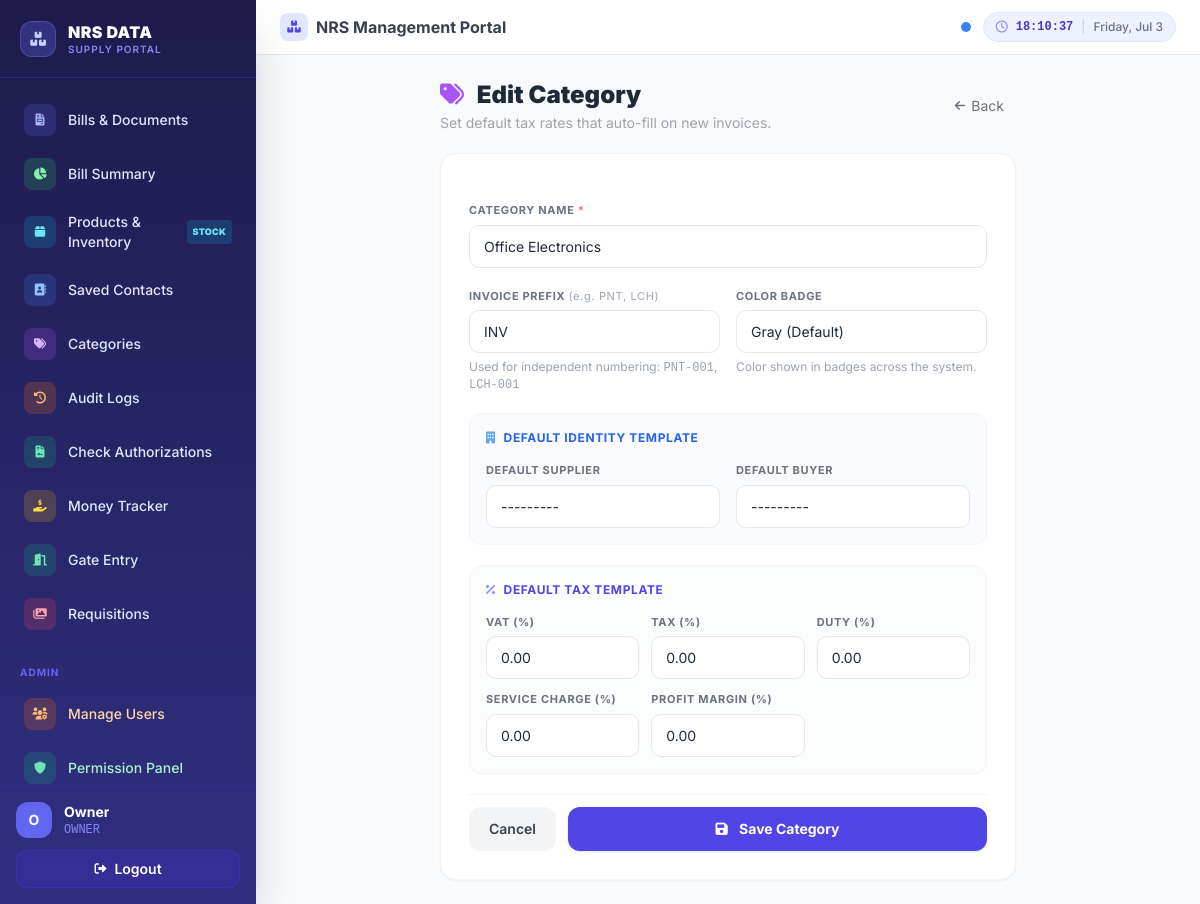
The page /categories/11/edit/ (signed in) on the database as committed earlier.
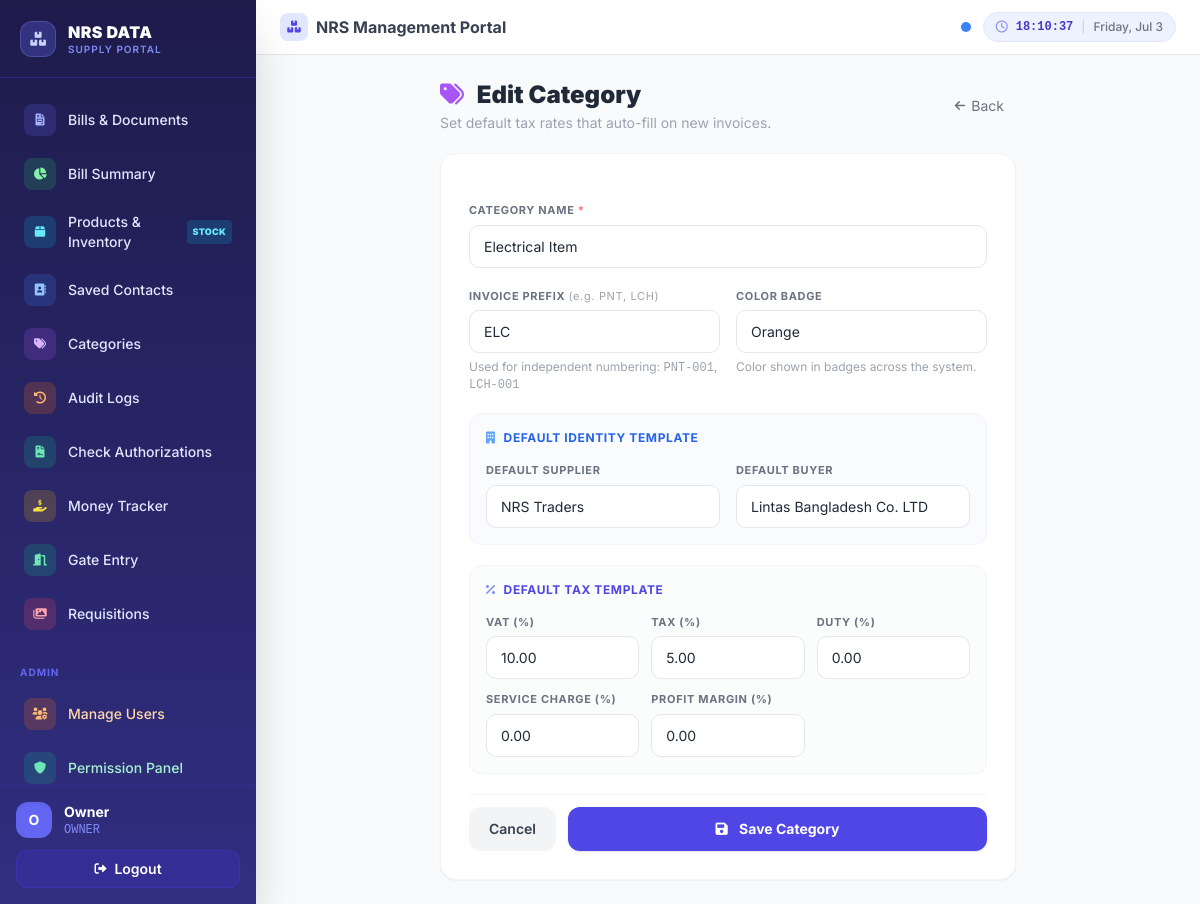
The same page on the database as committed later.
### documents/models.py (models this page shows, shortened)
class SyncableModel(models.Model):
    uuid = models.UUIDField(default=uuid.uuid4, null=True, blank=True, db_index=True)
    is_dirty = models.BooleanField(default=True)
    is_deleted = models.BooleanField(default=False)
    updated_at = models.DateTimeField(auto_now=True)
    class Meta:
        abstract = True

class TransactionCategory(SyncableModel):
    name = models.CharField(max_length=100, unique=True)
    default_vat = models.DecimalField(max_digits=5, decimal_places=2, default=0.00)
    default_tax = models.DecimalField(max_digits=5, decimal_places=2, default=0.00)
    default_duty = models.DecimalField(max_digits=5, decimal_places=2, default=0.00)
    default_service_charge = models.DecimalField(max_digits=5, decimal_places=2, default=0.00)
    default_profit_margin = models.DecimalField(max_digits=5, decimal_places=2, default=0.00)
    invoice_prefix = models.CharField(max_length=10, default="INV")
    default_supplier = models.ForeignKey('BusinessParty', on_delete=models.SET_NULL, null=True, blank=True, related_name='def_categories_supplier')
    default_buyer = models.ForeignKey('BusinessParty', on_delete=models.SET_NULL, null=True, blank=True, related_name='def_categories_buyer')
    COLOR_CHOICES = [
        ('gray', 'Gray (Default)'),
        ('blue', 'Blue'),
        ('purple', 'Purple'),
        ('green', 'Green'),
        ('red', 'Red'),
        ('yellow', 'Yellow'),
        ('indigo', 'Indigo'),
        ('pink', 'Pink'),
        ('orange', 'Orange'),
        ('teal', 'Teal'),
    ]
    color_theme = models.CharField(max_length=20, choices=COLOR_CHOICES, default='gray')

### documents/views.py (the view)
# urls.py: path('categories/<int:pk>/edit/', doc_views.category_update, name='category_update'),
@login_required
@accountant_required
def category_update(request, pk):
    obj = get_object_or_404(TransactionCategory, pk=pk)
    if request.method == 'POST':
        form = TransactionCategoryForm(request.POST, instance=obj)
        if form.is_valid():
            form.save()
            messages.success(request, 'Category updated.')
            return redirect('category_list')
    else:
        form = TransactionCategoryForm(instance=obj)
    return render(request, 'documents/category_form.html', {'form': form})

### documents/forms.py
class TransactionCategoryForm(forms.ModelForm):
    class Meta:
        model = TransactionCategory
        fields = ['name', 'invoice_prefix', 'color_theme', 'default_vat', 'default_tax', 'default_duty', 'default_service_charge', 'default_profit_margin', 'default_supplier', 'default_buyer']

### documents/context_processors.py (called while the page is built)
def whatsapp_contacts(request):
    if not request.user.is_authenticated:
        return {}
    accountant = User.objects.filter(role='ACCOUNTANT').first()
    owner = User.objects.filter(role='OWNER').first()
    return {
        'wa_accountant_phone': accountant.whatsapp_number if accountant else '',
        'wa_owner_phone': owner.whatsapp_number if owner else '',
    }

### documents/models.py (called while the page is built)
    def __str__(self):
        return self.name

### templates/documents/category_form.html (shortened to what the changed rows need)
{% extends 'base.html' %}
{% block content %}
<div class="max-w-xl mx-auto">
    <div class="flex items-center justify-between mb-5">
        <div>
            <h2 class="text-xl md:text-2xl font-black text-gray-800">
                <i class="fas fa-tags text-purple-500 mr-2"></i>
                {% if form.instance.pk %}Edit Category{% else %}Add New Category{% endif %}
            </h2>
        </div>
    </div>
    <div class="bg-white rounded-2xl shadow-sm border border-gray-100 p-5 md:p-7">
        <form method="POST" class="space-y-5">
            <div class="form-field">
                <label class="form-label">Category Name <span class="text-red-400">*</span></label>
                {{ form.name }}
            </div>
            <div class="grid grid-cols-1 sm:grid-cols-2 gap-4">
                <div class="form-field">
                    <label class="form-label">Invoice Prefix <span class="text-gray-400 font-normal lowercase normal-case">(e.g. PNT, LCH)</span></label>
                    {{ form.invoice_prefix }}
                    <p class="text-xs text-gray-400 mt-1.5">Used for independent numbering: <span class="font-mono">PNT-001</span>, <span class="font-mono">LCH-001</span></p>
                </div>
                <div class="form-field">
                    <label class="form-label">Color Badge</label>
                    {{ form.color_theme }}
                    <p class="text-xs text-gray-400 mt-1.5">Color shown in badges across the system.</p>
                </div>
            </div>
            <div class="border border-gray-100 rounded-xl p-4 bg-blue-50/40">
                <div class="grid grid-cols-1 sm:grid-cols-2 gap-4">
                    <div class="form-field">
                        <label class="form-label">Default Supplier</label>
                        {{ form.default_supplier }}
                    </div>
                    <div class="form-field">
                        <label class="form-label">Default Buyer</label>
                        {{ form.default_buyer }}
                    </div>
                </div>
            </div>
            <div class="border border-gray-100 rounded-xl p-4 bg-gray-50/60">
                <div class="grid grid-cols-2 sm:grid-cols-3 gap-3">
                    <div class="form-field">
                        <label class="form-label">VAT (%)</label>
                        {{ form.default_vat }}
                    </div>
                    <div class="form-field">
                        <label class="form-label">Tax (%)</label>
                        {{ form.default_tax }}
                    </div>
                    <div class="form-field">
                        <label class="form-label">Duty (%)</label>
                        {{ form.default_duty }}
                    </div>
                    <div class="form-field">
                        <label class="form-label">Service Charge (%)</label>
                        {{ form.default_service_charge }}
                    </div>
                    <div class="form-field">
                        <label class="form-label">Profit Margin (%)</label>
                        {{ form.default_profit_margin }}
                    </div>
                </div>
            </div>
        </form>
    </div>
</div>
{% endblock %}

Rows that differ between the two databases and show on the page:
changed TransactionCategory: name "Office Electronics" → "Electrical Item"; invoice_prefix "INV" → "ELC"; color_theme "Gray (Default)" → "Orange"; default_supplier "---------" → "NRS Traders"; default_buyer "---------" → "Lintas Bangladesh Co. LTD"; default_vat "0.00" → "10.00"; default_tax "0.00" → "5.00"
